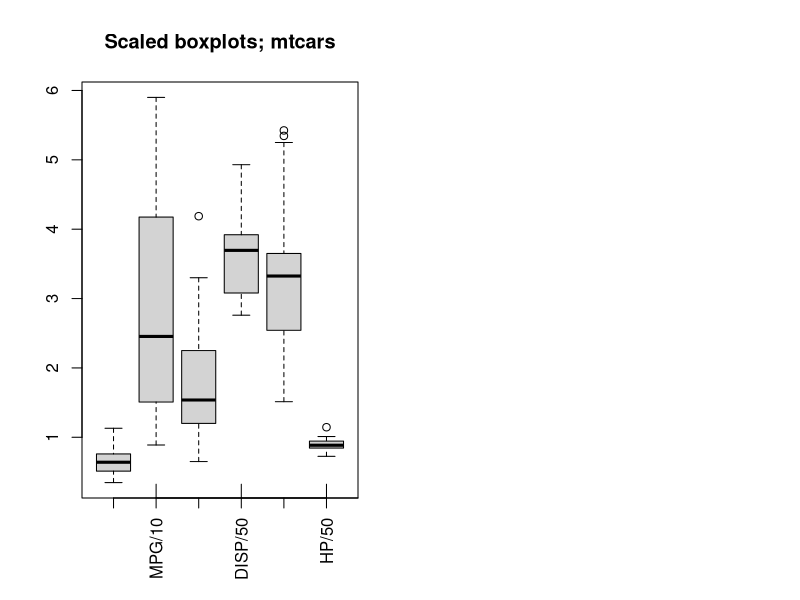
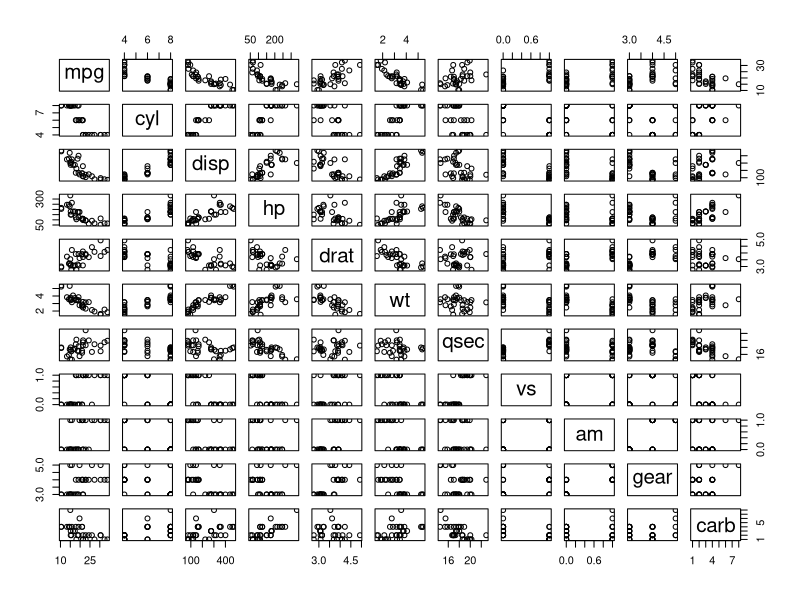
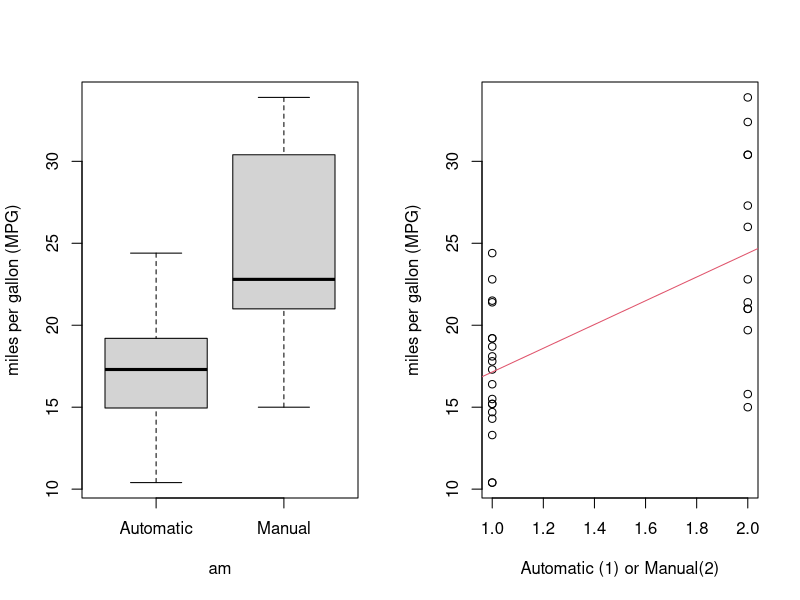

These figures' R source, in order:
## ---- chunk 1
library(datasets)
mpgData <- with(mtcars, data.frame(mpg, am))
mpgData$am <- factor(mpgData$am, labels = c("Automatic", "Manual"))
#summary(mpgData)
## ---- chunk 2
summary(mpgData[mpgData$am == "Automatic",])
## ---- chunk 3
summary(mpgData[mpgData$am == "Manual",])
## ---- chunk 4
fit <- lm(mpg ~ as.integer(am), data=mpgData)
summary(fit)
## ---- chunk 5
par(mfrow = c(1, 2))
with(mtcars, boxplot(mpg/30, disp/80, hp/80, drat, wt, qsec/20, main = "Scaled boxplots; mtcars"), 
    xlab = "Continuous variable", ylab = "Scale (adjusted to allow simultaneous display")
axisnames <- c("MPG/10", "DISP/50", "HP/50", "drat", "wt", "qsec/5")
axis(1, at = c(2, 4, 6, 8, 10, 12), labels = axisnames, las = 2.5, cex.axis = 1.0, 
    tck = 0.05)
pairs(mtcars)
## ---- chunk 6
par(mfrow=c(1,2))
with(mpgData,{
     boxplot(mpg ~ am, 
             ylab = "miles per gallon (MPG)")
     plot(mpg ~ as.integer(am),
             xlab = "Automatic (1) or Manual(2)",
             ylab = "miles per gallon (MPG)")
     abline(fit, col=2)
     })
## ---- chunk 7
mtcarsregmodel <- lm(mpg ~ am, data = mtcars)
summary(mtcarsregmodel)
## ---- chunk 8
with(mtcars, table(cyl))
## ---- chunk 9
with(mtcars, table(am))
## ---- chunk 10
with(mtcars, table(gear))
## ---- chunk 11
with(mtcars, table(carb))
## ---- chunk 12
with(mtcars, table(vs))
